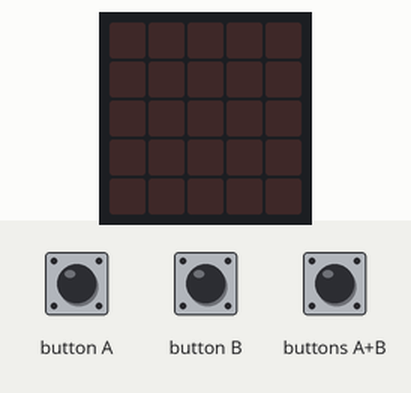
A program run on a simulated BBC micro:bit (MakeCode). Shown: the board's 5×5 LED display. Inputs (shaded band) come from the test bench. Random numbers come from a fixed seed.

Above: at 1.2 s.
1.3 s: button A pressed for 0.15 s
At 2.2 s:
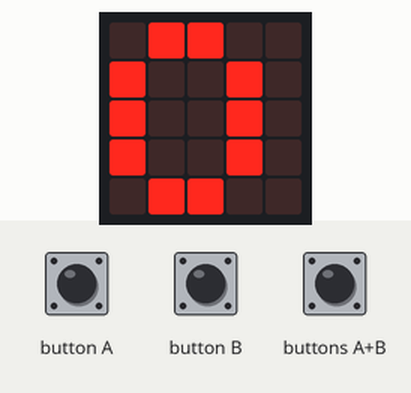
2.9 s: buttons A+B pressed for 0.15 s
At 15.7 s:
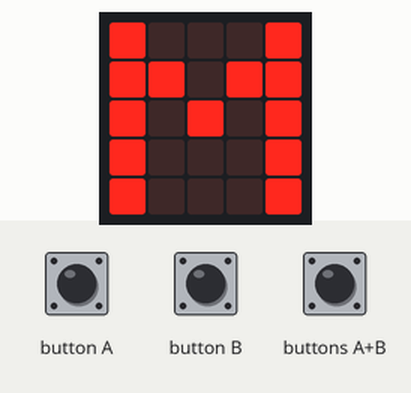
Timing chart, 0 to 16.0 s (numbered marks = the images above; inputs shaded):
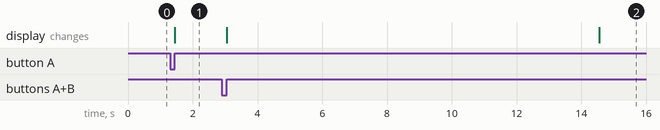

The program:

main.ts
```typescript
input.onButtonPressed(Button.A, function () {
    aux += 1
    if (aux == 0) {
        basic.showNumber(jog)
        apostaJog = jog
    } else if (aux == aux4) {
        jog = 0
        aux = 0
        apostaJog = jog
        basic.showNumber(jog)
    } else {
        jog += 1
        apostaJog = jog
        basic.showNumber(jog)
    }
})
input.onButtonPressed(Button.AB, function () {
    maq = randint(0, aux3)
    basic.showNumber(maq)
    basic.pause(5000)
    apostaMaq = randint(maq, maq + (aux4 - 1))
    basic.showNumber(apostaMaq)
    basic.pause(5000)
    soma = jog + maq
    if (apostaJog == apostaMaq || soma != apostaJog && soma != apostaMaq) {
        basic.showString("N")
    } else if (apostaJog != soma && apostaMaq == soma) {
        aux3 += -1
        basic.showString("M")
    } else if (apostaJog == soma && apostaMaq != soma) {
        aux4 += -1
        basic.showString("J")
    }
    if (aux3 == 0) {
        basic.showString("MAQUINA VENCE")
    } else if (aux4 == 1) {
        basic.showString("JOGADOR VENCE")
    }
})
input.onButtonPressed(Button.B, function () {
    aux2 += 1
    if (aux2 == 0) {
        basic.showNumber(apostaJog)
    } else if (aux2 == aux4) {
        aux2 = 0
        apostaJog = jog
        basic.showNumber(apostaJog)
    } else {
        apostaJog += 1
        basic.showNumber(apostaJog)
    }
})
let soma = 0
let apostaMaq = 0
let maq = 0
let apostaJog = 0
let aux4 = 0
let aux3 = 0
let aux2 = 0
let aux = 0
let jog = 0
jog = 0
aux = -1
aux2 = -1
aux3 += 3
aux4 = 4
apostaJog = 0
```

test.ts
```typescript
// testes vão aqui; isto não será compilado quando este pacote for usado como uma extensão.
```

Measured:
- after the input at 1.3 s, the display: changes after 0.15 s (image 1)
- after the input at 2.9 s, the display: first changes after 0.15 s (image 2 shows a later state)
